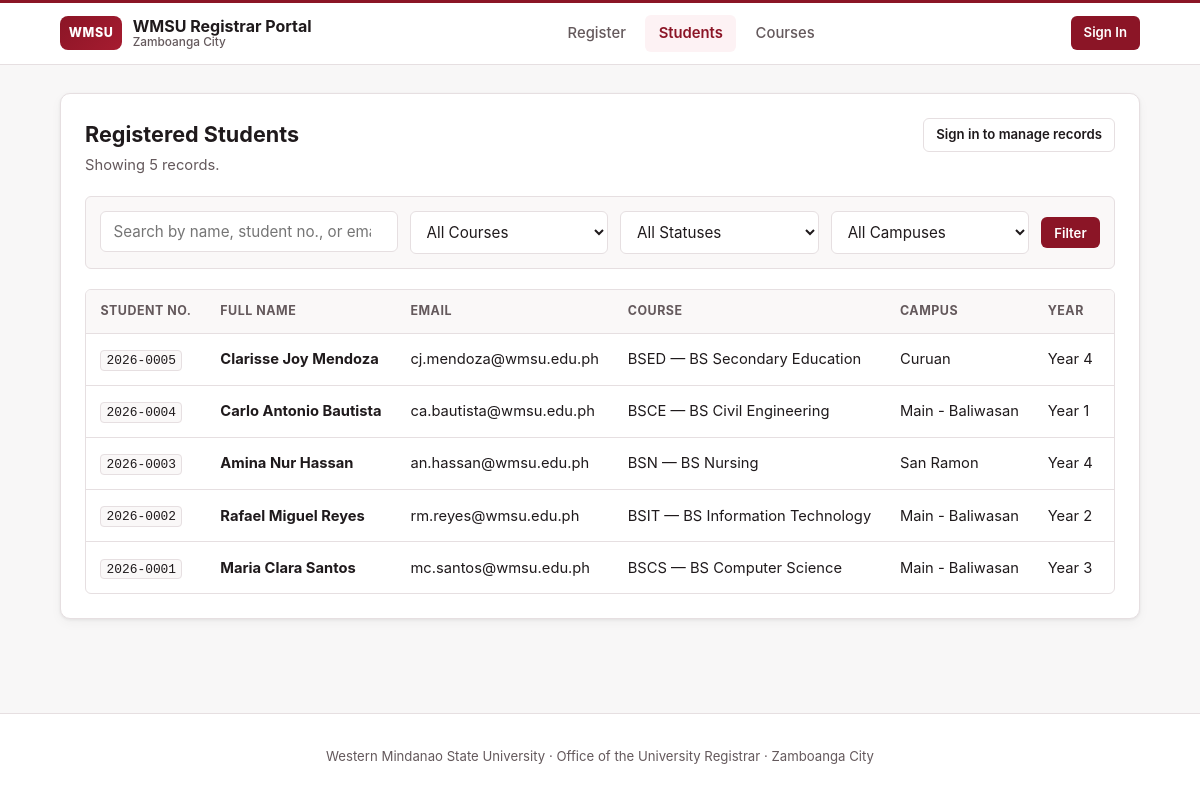
The app's page /view_students.php with its own data.
### tables this page shows
CREATE TABLE IF NOT EXISTS students (
    id INT AUTO_INCREMENT PRIMARY KEY,
    student_no VARCHAR(30) NULL UNIQUE,
    full_name VARCHAR(100) NOT NULL,
    email VARCHAR(100) NOT NULL UNIQUE,
    course VARCHAR(100) NOT NULL,
    course_id INT NULL,
    year_level TINYINT UNSIGNED NOT NULL DEFAULT 1,
    status ENUM('Active', 'Pending', 'Inactive', 'Graduated') NOT NULL DEFAULT 'Active',
    campus ENUM('Main - Baliwasan', 'San Ramon', 'Curuan') NOT NULL DEFAULT 'Main - Baliwasan',
    school_year VARCHAR(20) NOT NULL DEFAULT '2026-2027',
    semester ENUM('1st Semester', '2nd Semester', 'Summer') NOT NULL DEFAULT '1st Semester',
    registration_date TIMESTAMP DEFAULT CURRENT_TIMESTAMP,
    updated_at TIMESTAMP DEFAULT CURRENT_TIMESTAMP ON UPDATE CURRENT_TIMESTAMP,
    INDEX idx_students_course_id (course_id),
    INDEX idx_students_status_campus (status, campus),
    CONSTRAINT fk_students_course
        FOREIGN KEY (course_id) REFERENCES courses(id)
        ON DELETE SET NULL
        ON UPDATE CASCADE
);

CREATE TABLE IF NOT EXISTS courses (
    id INT AUTO_INCREMENT PRIMARY KEY,
    code VARCHAR(20) NOT NULL UNIQUE,
    name VARCHAR(120) NOT NULL UNIQUE,
    department VARCHAR(100) NOT NULL DEFAULT 'College of Computing Studies',
    created_at TIMESTAMP DEFAULT CURRENT_TIMESTAMP
);

### includes/auth.php (called while the page is built, shortened)
<?php
function e(mixed $value): string
{
    return htmlspecialchars((string)$value, ENT_QUOTES, 'UTF-8');
}
function is_logged_in(): bool
{
    return isset($_SESSION['user']['id']);
}
function current_user(): ?array
{
    return $_SESSION['user'] ?? null;
}
function allowed_statuses(): array
{
    return ['Active', 'Pending', 'Inactive', 'Graduated'];
}
function allowed_campuses(): array
{
    return ['Main - Baliwasan', 'San Ramon', 'Curuan'];
}
function build_student_filter_query(array $query): array
{
    $search = trim($query['q'] ?? '');
    $courseFilter = trim($query['course_id'] ?? '');
    $statusFilter = trim($query['status'] ?? '');
    $campusFilter = trim($query['campus'] ?? '');
    $params = [];
    $sql = 'SELECT s.id, s.student_no, s.full_name, s.email, s.course, s.year_level,
                   s.status, s.campus, s.school_year, s.semester, s.registration_date,
                   c.code AS course_code
            FROM students s
            LEFT JOIN courses c ON s.course_id = c.id';
    $sql .= ' ORDER BY s.registration_date DESC, s.id DESC';
    return [
        'sql'     => $sql,
        'params'  => $params,
        'filters' => [
            'q'         => $search,
            'course_id' => $courseFilter,
            'status'    => $statusFilter,
            'campus'    => $campusFilter,
        ],
    ];
}

### view_students.php (the view, shortened to what this page needs)
<?php
require_once __DIR__ . '/db_config.php';
require_once __DIR__ . '/includes/layout.php';
$queryInfo = build_student_filter_query($_GET);
$search = $queryInfo['filters']['q'];
$exportParams = array_filter($queryInfo['filters'], static fn(string $v): bool => $v !== '');
$exportUrl = 'export_students.php' . (!empty($exportParams) ? '?' . http_build_query($exportParams) : '');
$students = [];
$queryError = '';
try {
    $stmt = $pdo->prepare($queryInfo['sql']);
    $stmt->execute($queryInfo['params']);
    $students = $stmt->fetchAll();
} catch (PDOException $e) {
    $queryError = 'Unable to load student records. Verify that schema.sql has been applied.';
}
render_header('Student Directory', 'students');
?>
<section class="card">
    <div class="card-header">
        <div>
            <h1>Registered Students</h1>
            <p class="subtitle">
                Showing <?= count($students) ?> record<?= count($students) === 1 ? '' : 's' ?>.
            </p>
        </div>
        <div class="header-actions">
            <?php if (is_logged_in()): ?>
                <a href="<?= e($exportUrl) ?>" class="btn btn-secondary btn-sm">Export CSV</a>
                <a href="index.php" class="btn btn-primary btn-sm">+ Register Student</a>
            <?php else: ?>
                <a href="login.php" class="btn btn-secondary btn-sm">Sign in to manage records</a>
            <?php endif; ?>
        </div>
    </div>
    <form method="GET" action="view_students.php" class="filter-bar">
        <div class="filter-field filter-search">
            <input
                type="search"
                id="q"
                name="q"
                placeholder="Search by name, student no., or email..."
                value="<?= e($search) ?>"
            >
        </div>
        <div class="filter-field">
            <select id="course_id" name="course_id">
                <option value="">All Courses</option>
            </select>
        </div>
        <div class="filter-field">
            <select id="status" name="status">
                <option value="">All Statuses</option>
            </select>
        </div>
        <div class="filter-field">
            <select id="campus" name="campus">
                <option value="">All Campuses</option>
            </select>
        </div>
        <div class="filter-actions">
            <button type="submit" class="btn btn-primary btn-sm">Filter</button>
        </div>
    </form>
    <?php if ($queryError !== ''): ?>
        <div class="alert alert-error" role="alert"><?= e($queryError) ?></div>
    <?php elseif (count($students) === 0): ?>
        <div class="empty-state">
            <p>No student records match your current criteria.</p>
        </div>
    <?php else: ?>
        <div class="table-responsive">
            <table>
                <thead>
                    <tr>
                        <th>Student No.</th>
                        <th>Full Name</th>
                        <th>Email</th>
                        <th>Course</th>
                        <th>Campus</th>
                        <th>Year</th>
                        <th>Term</th>
                    </tr>
                </thead>
                <tbody>
                    <?php foreach ($students as $student): ?>
                        <?php
                        $courseLabel = $student['course_code']
                            ? $student['course_code'] . ' — ' . $student['course']
                            : $student['course'];
                        $termLabel = ($student['school_year'] ?? '2026-2027') . ' · ' . ($student['semester'] ?? '1st Semester');
                        ?>
                        <tr>
                            <td><code><?= e($student['student_no'] ?: ('#' . $student['id'])) ?></code></td>
                            <td><strong><?= e($student['full_name']) ?></strong></td>
                            <td><?= e($student['email']) ?></td>
                            <td><?= e($courseLabel) ?></td>
                            <td><?= e($student['campus'] ?? 'Main - Baliwasan') ?></td>
                            <td>Year <?= (int)$student['year_level'] ?></td>
                            <td><?= e($termLabel) ?></td>
                        </tr>
                    <?php endforeach; ?>
                </tbody>
            </table>
        </div>
    <?php endif; ?>
</section>
<?php render_footer(); ?>

### includes/layout.php (shortened to what this page needs)
<?php
require_once __DIR__ . '/auth.php';
function render_header(string $pageTitle, string $activeNav = ''): void
{
    $user = current_user();
    ?>
<!DOCTYPE html>
<html lang="en">
<head>
    <link rel="stylesheet" href="style.css">
</head>
<body>
    <header class="topbar">
        <div class="topbar-inner">
            <a href="view_students.php" class="brand">
                <span class="brand-mark">WMSU</span>
                <span class="brand-text">
                    <span>WMSU Registrar Portal</span>
                    <small class="brand-sub">Zamboanga City</small>
                </span>
            </a>
            <nav class="nav-links" aria-label="Primary navigation">
                <a href="index.php" class="nav-link <?= $activeNav === 'register' ? 'active' : '' ?>">Register</a>
                <a href="view_students.php" class="nav-link <?= $activeNav === 'students' ? 'active' : '' ?>">Students</a>
                <a href="courses.php" class="nav-link <?= $activeNav === 'courses' ? 'active' : '' ?>">Courses</a>
            </nav>
            <div class="nav-user">
                <?php if ($user): ?>
                    <span class="user-pill">
                        <?= e($user['full_name']) ?>
                        <small>(<?= e($user['role']) ?>)</small>
                    </span>
                    <a href="logout.php" class="btn btn-secondary btn-sm">Sign Out</a>
                <?php else: ?>
                    <a href="login.php" class="btn btn-primary btn-sm">Sign In</a>
                <?php endif; ?>
            </div>
        </div>
    </header>
    <main class="page-wrapper">
    <?php
}
function render_footer(): void
{
    ?>
    </main>
    <footer class="site-footer">
        <p>Western Mindanao State University &middot; Office of the University Registrar &middot; Zamboanga City</p>
    </footer>
</body>
</html>
    <?php
}

### records on screen
students: student_no "2026-0005", full_name "Clarisse Joy Mendoza", email "cj.mendoza@wmsu.edu.ph", courseLabel "BSED — BS Secondary Education", campus "Curuan", year_level "4"
students: student_no "2026-0004", full_name "Carlo Antonio Bautista", email "ca.bautista@wmsu.edu.ph", courseLabel "BSCE — BS Civil Engineering", campus "Main - Baliwasan", year_level "1"
students: student_no "2026-0003", full_name "Amina Nur Hassan", email "an.hassan@wmsu.edu.ph", courseLabel "BSN — BS Nursing", campus "San Ramon", year_level "4"
students: student_no "2026-0002", full_name "Rafael Miguel Reyes", email "rm.reyes@wmsu.edu.ph", courseLabel "BSIT — BS Information Technology", campus "Main - Baliwasan", year_level "2"
students: student_no "2026-0001", full_name "Maria Clara Santos", email "mc.santos@wmsu.edu.ph", courseLabel "BSCS — BS Computer Science", campus "Main - Baliwasan", year_level "3"

### other values on screen
count($students) "5"
